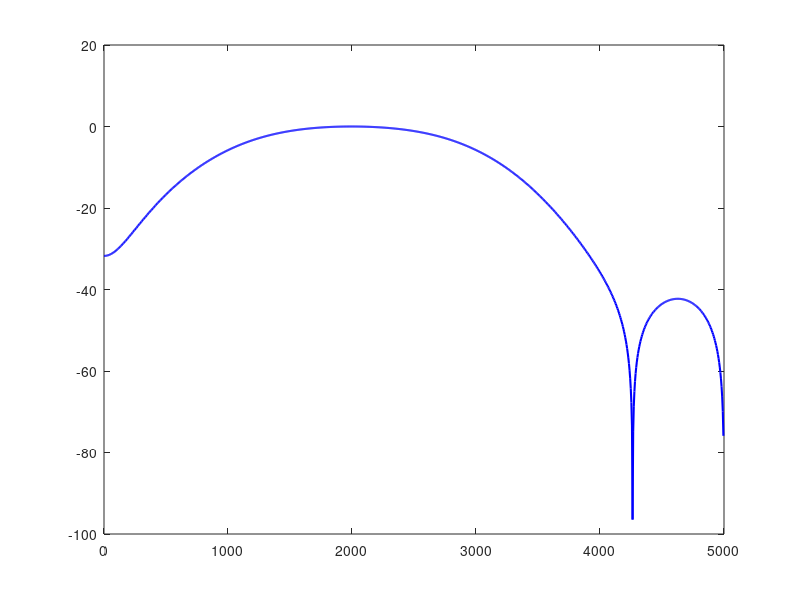

Source code (MATLAB): (Note: this script raises an error after producing the figure.)
% =========================================================================
% FIR 滤波器实验 — MATLAB 数据生成与结果分析
% DSP 实验  X = 组号 % 3
%   X = 0 → 低通 (lowpass)
%   X = 1 → 带通 (bandpass)   ← 本组 (group % 3 = 1)
%   X = 2 → 高通 (highpass)
%
% 实验内容:
%   1. 产生含 3 个频点的测试信号
%   2. 设计对应类型的 FIR 滤波器
%   3. 在 MATLAB 中滤波并画出时域/频谱图
%   4. 读取 DSP (fir.c) 运算结果并与 MATLAB 结果对比
%   5. 加入不同信噪比 (SNR) 的噪声，验证滤波效果
% =========================================================================

close all; clc; clear;

% -------------------------------------------------------------------------
% 0. 参数设定
% -------------------------------------------------------------------------
X  = 1;           % 组号 mod 3：0=低通, 1=带通, 2=高通
fs = 10000;       % 采样率 (Hz)
N  = 32;          % 采样点数
M  = 16;          % FIR 滤波器阶数 (taps)
n  = 0 : N-1;     % 离散时间序列
t  = n / fs;      % 对应时间 (s)
f_axis = (0:N-1) * fs / N;   % 频率轴 (Hz), 单边

% -------------------------------------------------------------------------
% 1. 产生 3 个频点的测试信号
%    f_low  =  500 Hz — 低频分量
%    f_mid  = 2000 Hz — 中频分量 (带通中心)
%    f_high = 4000 Hz — 高频分量
% -------------------------------------------------------------------------
f_low  =  500;   % Hz
f_mid  = 2000;   % Hz
f_high = 4000;   % Hz

x_low  = sin(2*pi*f_low  * t);
x_mid  = sin(2*pi*f_mid  * t);
x_high = sin(2*pi*f_high * t);
x_clean = x_low + x_mid + x_high;   % 纯净混合信号

fprintf('信号组成: %d Hz + %d Hz + %d Hz,  fs = %d Hz,  N = %d 点\n', ...
        f_low, f_mid, f_high, fs, N);

% -------------------------------------------------------------------------
% 2. 根据 X 设计 FIR 滤波器系数 (Hamming 窗)
%    本实验使用与 fir.c 完全相同的系数，确保 MATLAB 与 DSP 结果可比较
% -------------------------------------------------------------------------
switch X
    case 0   % 低通: 截止 1500 Hz
        Wn   = 1500 / (fs/2);
        b    = fir1(M-1, Wn, 'low', hamming(M));
        ftype_str = '低通 (Lowpass)  截止频率 1500 Hz';
        pass_freqs = f_low;    reject_freqs = [f_mid, f_high];

    case 1   % 带通: 通带 1000–3000 Hz  (与 fir.c 完全一致)
        % 使用 fir.c 中的相同系数，以便 MATLAB 结果能与 DSP 结果直接比较
        b = [6.9657248924e-03,  3.0082158460e-03, -6.8925032823e-03,  1.4434004436e-02, ...
            -2.7431417681e-02, -2.0113530627e-01, -9.9277668082e-02,  3.2323615798e-01, ...
             3.2323615798e-01, -9.9277668082e-02, -2.0113530627e-01, -2.7431417681e-02, ...
             1.4434004436e-02, -6.8925032823e-03,  3.0082158460e-03,  6.9657248924e-03];
        ftype_str = '带通 (Bandpass)  通带 1000–3000 Hz';
        pass_freqs = f_mid;    reject_freqs = [f_low, f_high];

    case 2   % 高通: 截止 3500 Hz
        Wn   = 3500 / (fs/2);
        b    = fir1(M-1, Wn, 'high', hamming(M));
        ftype_str = '高通 (Highpass)  截止频率 3500 Hz';
        pass_freqs = f_high;   reject_freqs = [f_low, f_mid];
end

fprintf('滤波器类型: %s\n', ftype_str);

% -------------------------------------------------------------------------
% 3. 保存输入数据文件 (供 DSP / fir.c 读取)
% -------------------------------------------------------------------------
fid = fopen('sinInput.dat', 'w');
fprintf(fid, '%15.10e\n', x_clean);
fclose(fid);
fprintf('输入信号已保存至 sinInput.dat\n');

% -------------------------------------------------------------------------
% 4. MATLAB FIR 滤波 (直接型实现，与 fir.c 算法一致)
% -------------------------------------------------------------------------
y_matlab = filter(b, 1, x_clean);

% -------------------------------------------------------------------------
% 5. 读取 DSP 输出结果 (fir.c 运行后生成 firOutput.dat)
% -------------------------------------------------------------------------
dsp_available = false;
if exist('firOutput.dat', 'file')
    y_dsp = load('firOutput.dat');
    y_dsp = y_dsp(:)';
    if length(y_dsp) >= N
        y_dsp = y_dsp(1:N);
        dsp_available = true;
        fprintf('已读取 DSP 输出文件 firOutput.dat\n');
    end
end

% -------------------------------------------------------------------------
% 6. 幅频响应
% -------------------------------------------------------------------------
[H, f_resp] = freqz(b, 1, 1024, fs);

% -------------------------------------------------------------------------
% 图 1: 滤波器幅频响应
% -------------------------------------------------------------------------
figure('Name', '滤波器幅频响应', 'NumberTitle', 'off');
plot(f_resp, 20*log10(abs(H) + 1e-10), 'b-', 'LineWidth', 1.5);
hold on;
xline(1000, 'r--', '1000 Hz', 'LabelOrientation','horizontal');
xline(3000, 'r--', '3000 Hz', 'LabelOrientation','horizontal');
xline(f_low,  'g:', sprintf('%d Hz (阻带)', f_low),  'LabelOrientation','horizontal');
xline(f_mid,  'm-', sprintf('%d Hz (通带)', f_mid),  'LabelOrientation','horizontal');
xline(f_high, 'c:', sprintf('%d Hz (阻带)', f_high), 'LabelOrientation','horizontal');
ylim([-80 5]);  grid on;
xlabel('频率 (Hz)');  ylabel('幅度 (dB)');
title(['FIR 滤波器幅频响应  —  ' ftype_str]);
legend('|H(f)|', '通带边界', '', '500 Hz', '2000 Hz', '4000 Hz');

% -------------------------------------------------------------------------
% 图 2: 时域信号 — 输入与 MATLAB 滤波输出
% -------------------------------------------------------------------------
figure('Name', '时域信号对比', 'NumberTitle', 'off');
subplot(3,1,1);
stem(n, x_clean, 'filled', 'b'); grid on;
xlabel('样本 n');  ylabel('幅度');
title(sprintf('输入信号 (%d Hz + %d Hz + %d Hz)', f_low, f_mid, f_high));

subplot(3,1,2);
stem(n, y_matlab, 'filled', 'r'); grid on;
xlabel('样本 n');  ylabel('幅度');
title(['MATLAB 滤波输出  (' ftype_str ')']);

if dsp_available
    subplot(3,1,3);
    stem(n, y_dsp, 'filled', 'm'); grid on;
    xlabel('样本 n');  ylabel('幅度');
    title('DSP (fir.c) 滤波输出');
else
    subplot(3,1,3);
    text(0.5, 0.5, {'DSP 输出未找到', '请先运行 fir.c 生成 firOutput.dat'}, ...
         'HorizontalAlignment','center', 'Units','normalized', 'FontSize',12);
    axis off;
    title('DSP 输出 (不可用)');
end

% -------------------------------------------------------------------------
% 图 3: 频谱对比 (单边幅度谱)
% -------------------------------------------------------------------------
X_in  = abs(fft(x_clean)) / N;
Y_mat = abs(fft(y_matlab)) / N;
f_ax  = (0:N-1) * fs / N;

figure('Name', '频谱对比', 'NumberTitle', 'off');
if dsp_available
    subplot(3,1,1);
else
    subplot(2,1,1);
end
stem(f_ax, X_in, 'filled', 'b'); grid on;
xlabel('频率 (Hz)');  ylabel('幅度');
title('输入信号频谱');
xlim([0 fs/2]);

if dsp_available
    subplot(3,1,2);
else
    subplot(2,1,2);
end
stem(f_ax, Y_mat, 'filled', 'r'); grid on;
xlabel('频率 (Hz)');  ylabel('幅度');
title('MATLAB 滤波后频谱');
xlim([0 fs/2]);

if dsp_available
    Y_dsp = abs(fft(y_dsp)) / N;
    subplot(3,1,3);
    stem(f_ax, Y_dsp, 'filled', 'm'); grid on;
    xlabel('频率 (Hz)');  ylabel('幅度');
    title('DSP 滤波后频谱');
    xlim([0 fs/2]);
end

% -------------------------------------------------------------------------
% 图 4: MATLAB 与 DSP 结果误差对比 (若 DSP 数据可用)
% -------------------------------------------------------------------------
if dsp_available
    err = y_matlab - y_dsp;
    figure('Name', 'MATLAB vs DSP 误差', 'NumberTitle', 'off');
    subplot(2,1,1);
    plot(n, y_matlab, 'r-o', n, y_dsp, 'b--s', 'MarkerSize', 4);
    legend('MATLAB', 'DSP'); grid on;
    xlabel('样本 n');  ylabel('幅度');
    title('MATLAB 与 DSP 滤波输出对比');

    subplot(2,1,2);
    stem(n, err, 'filled', 'k'); grid on;
    xlabel('样本 n');  ylabel('误差');
    title(sprintf('误差 (MATLAB − DSP),  最大绝对误差 = %.2e', max(abs(err))));
end

% -------------------------------------------------------------------------
% 图 5: 不同信噪比 (SNR) 下的滤波效果
% -------------------------------------------------------------------------
snr_list = [5, 10, 20, 30];   % dB
figure('Name', '不同 SNR 下的滤波效果', 'NumberTitle', 'off');

sig_power = mean(x_clean .^ 2);
for idx = 1 : length(snr_list)
    snr_db = snr_list(idx);
    noise_power = sig_power / (10 ^ (snr_db / 10));
    noise = sqrt(noise_power) * randn(1, N);
    x_noisy = x_clean + noise;
    y_noisy = filter(b, 1, x_noisy);

    subplot(length(snr_list), 2, 2*idx-1);
    stem(n, x_noisy, 'filled', 'b', 'MarkerSize', 3); grid on;
    title(sprintf('含噪输入  SNR = %d dB', snr_db));
    xlabel('n');  ylabel('幅度');

    subplot(length(snr_list), 2, 2*idx);
    stem(n, y_noisy, 'filled', 'r', 'MarkerSize', 3); grid on;
    title(sprintf('滤波输出  SNR = %d dB', snr_db));
    xlabel('n');  ylabel('幅度');
end
sgtitle(['不同 SNR 下 FIR ' ftype_str ' 滤波效果']);

% -------------------------------------------------------------------------
% 7. 数值结果打印
% -------------------------------------------------------------------------
fprintf('\n===== 关键频点滤波增益验证 =====\n');
for fq = [f_low, f_mid, f_high]
    w = 2*pi*fq/fs;
    H_val = abs(sum(b .* exp(-1j*w*(0:M-1))));
    fprintf('  |H(%4d Hz)| = %.4f  (%.1f dB)\n', fq, H_val, 20*log10(H_val+1e-10));
end

fprintf('\n===== MATLAB 滤波输出 (前 10 点) =====\n');
for k = 1:10
    fprintf('  y_matlab[%2d] = %+.8f\n', k-1, y_matlab(k));
end

if dsp_available
    fprintf('\n===== DSP 滤波输出 (前 10 点) =====\n');
    for k = 1:10
        fprintf('  y_dsp   [%2d] = %+.8f\n', k-1, y_dsp(k));
    end
    fprintf('\n最大绝对误差 (MATLAB vs DSP): %.4e\n', max(abs(y_matlab - y_dsp)));
end

fprintf('\n实验完成。\n');
